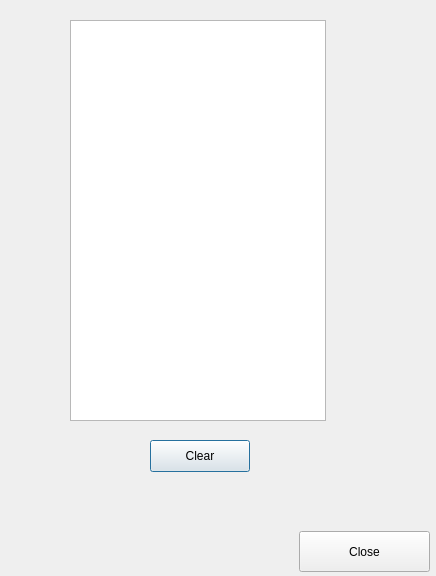
<?xml version="1.0" encoding="UTF-8"?>
<ui version="4.0">
 <class>Dialog</class>
 <widget class="QDialog" name="Dialog">
  <property name="geometry">
   <rect>
    <x>0</x>
    <y>0</y>
    <width>436</width>
    <height>576</height>
   </rect>
  </property>
  <property name="windowTitle">
   <string>Dialog</string>
  </property>
  <widget class="QListWidget" name="historyList">
   <property name="geometry">
    <rect>
     <x>70</x>
     <y>20</y>
     <width>256</width>
     <height>401</height>
    </rect>
   </property>
  </widget>
  <widget class="QPushButton" name="pushButton">
   <property name="geometry">
    <rect>
     <x>150</x>
     <y>440</y>
     <width>100</width>
     <height>32</height>
    </rect>
   </property>
   <property name="text">
    <string>Clear</string>
   </property>
  </widget>
  <widget class="QPushButton" name="CloseButton2">
   <property name="geometry">
    <rect>
     <x>299</x>
     <y>531</y>
     <width>131</width>
     <height>41</height>
    </rect>
   </property>
   <property name="text">
    <string>Close</string>
   </property>
  </widget>
 </widget>
 <resources/>
 <connections/>
</ui>
